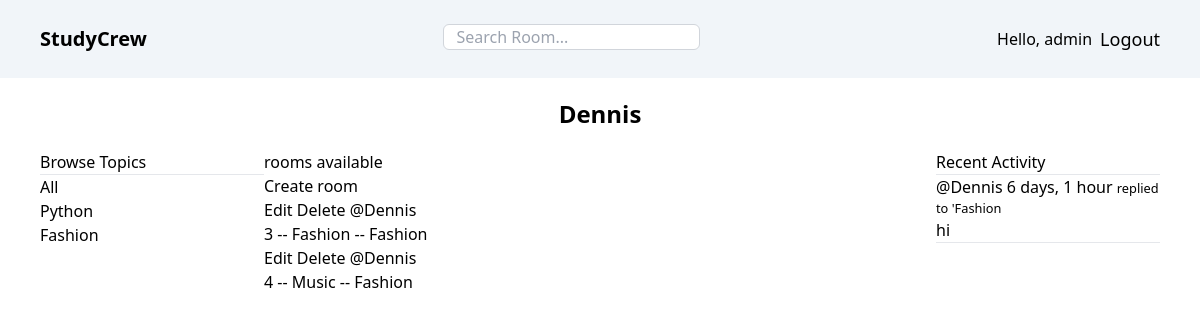
The app's page /profile/2/ (signed in) with its own data.
### base/models.py (models this page shows, shortened)
class Topic(models.Model):
  name = models.CharField(max_length=200)
  updated = models.DateTimeField(auto_now=True)
  created = models.DateTimeField(auto_now_add=True)

class Room(models.Model):
  host = models.ForeignKey(User, on_delete=models.SET_NULL, null=True)
  topic = models.ForeignKey(Topic, on_delete=models.SET_NULL, null=True)
  name = models.CharField(max_length=225)
  description = models.TextField(null=True, blank=True)
  participants = models.ManyToManyField(User, related_name='participants', blank=True)
  updated = models.DateTimeField(auto_now=True)
  created = models.DateTimeField(auto_now_add=True)
  class Meta:
    ordering = ['-updated', '-created']
  def __str__(self):
    return self.name

class Message(models.Model):
  user = models.ForeignKey(User, on_delete=models.CASCADE)
  room = models.ForeignKey(Room, on_delete=models.CASCADE)
  body = models.TextField()
  updated = models.DateTimeField(auto_now=True)
  created = models.DateTimeField(auto_now_add=True)
  class Meta:
    ordering = ['-updated', '-created']
  def __str__(self):
    return self.body[0:50]

### base/views.py (the view)
# urls.py: path('profile/<str:pk>/', views.userprofile, name='user-profile'),
@login_required(login_url='login')
def userprofile(request, pk):
  user = User.objects.get(id=pk)
  rooms = user.room_set.all()
  room_messages = user.message_set.all()
  topics = Topic.objects.all()
  context = {
    'user': user,
    'rooms': rooms,
    'room_messages' : room_messages,
    'topics': topics
  }
  return render(request, 'base/profile.html', context)

### base/templates/base/profile.html (shortened to what this page needs)
<body>
  {% extends 'main.html' %}
  {% block content %}
  <div class="px-10">
    <h1 class="text-center text-2xl font-semibold my-5">{{user.username}}</h1>
    <div class="grid grid-cols-5">
      <div class="col-span-1">
        {% include 'base/topic_comp.html' %}
      </div>
      <div class="col-span-3">
        <h5>{{room_count}} rooms available</h5>
        <a href="{% url 'create-room' %}"> Create room</a>
        <div>
          {% include 'base/feed_comp.html' %}
        </div>
      </div>
      <div class="col-span-1">
        {% include 'base/activity_comp.html' %}
      </div>
    </div>
  </div>
  {% endblock content %}

### templates/navbar.html
<div class="bg-slate-100 p-5 md:px-10 py-3 flex items-center justify-between gap-5">
  <a href="/" class="text-xl font-semibold">
    StudyCrew
  </a>
  <form action="{% url 'home' %}" method="GET" class="flex items-center">
    <input type="text" name="q" class="border border-gray-300 rounded-md px-3 mt-3 " placeholder="Search Room..." />
  </form>
  {% if request.user.is_authenticated %}
  <div class="flex items-center gap-2">
    <p>Hello, {{ request.user.username }}</p>
    <a href="{% url 'logout' %}" class="text-lg font-medium">
      Logout
    </a>
  </div>
  {% else %}
  <a href="{% url 'login' %}" class="text-lg font-medium">
    login
  </a>
  {% endif %}
</div>

### base/templates/base/topic_comp.html
<div>
  <h3>Browse Topics</h3>
  <hr>
  <div class="">
    <a href="{% url 'home' %}">All</a>
  </div>
  {% for topic in topics %}
  <div class="">
    <a href="{% url 'home' %}?q={{topic.name}}">{{topic.name}}</a>
  </div>
  {% endfor %}
</div>

### base/templates/base/feed_comp.html
<div>
  {% for room in rooms %}
    <div class="">
      {% if request.user.is_authenticated %}
        <a href="{% url 'update-room' room.id  %}"> Edit</a>
        <a href="{% url 'delete-room' room.id  %}"> Delete</a>
      {% endif %}
      <a href="{% url 'user-profile' room.host.id %}">@{{ room.host.username }}</a>
      <h5>{{ room.id }} -- <a href="{% url 'room' room.id %}">{{ room.name }}</a> -- {{ room.topic.name }}</h5>
    </div>
  {% endfor %}
</div>

### base/templates/base/activity_comp.html (shortened to what this page needs)
    <div>
      <h3>Recent Activity</h3>
      <hr>
      <div class="">
        {% for message in room_messages %}
          <div class="">
            <a href="{%% url 'user-profile' message.user.id }">@{{ message.user }} {{ message.created|timesince }}</a>
            <small>replied to '{{message.room}}</small>
            <p>{{message}}</p>
            <hr>
          </div>
        {% endfor %}
      </div>
    </div>

### records on screen
Topic: name "Python"
Topic: name "Fashion"
Room: host.username "Dennis", id "3", name "Fashion", topic.name "Fashion"
Room: host.username "Dennis", id "4", name "Music", topic.name "Fashion"
Message: user "Dennis", created "6 days, 1 hour", room "Fashion", body "hi"

### other values on screen
{{ request.user.username }} "admin"
{{ user.username }} "Dennis"
